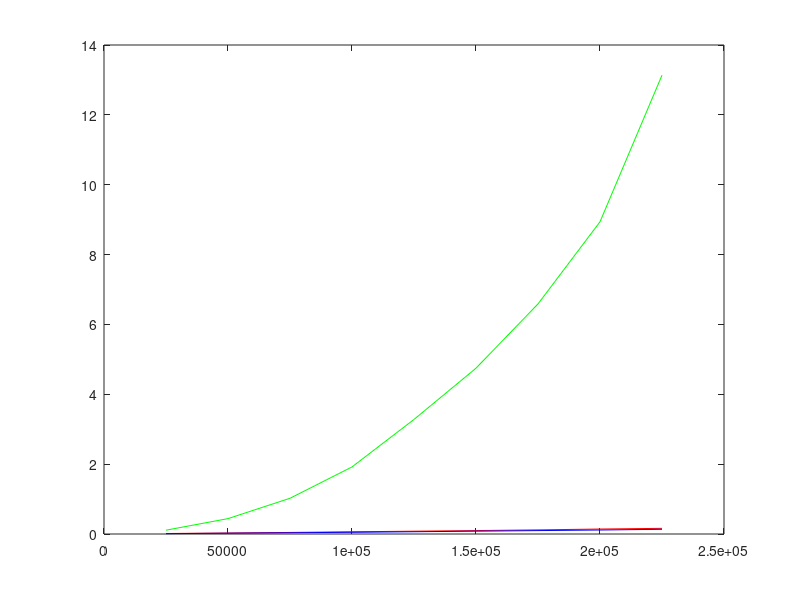

This figure's MATLAB source:
x = [25000,50000,75000,100000,125000,150000,175000,200000,225000];
quicky=[0.014021,0.028695,0.044839,0.063736,0.080367,0.098646,0.11794,0.142332,0.162073];
quickintroy=[0.009773,0.022804,0.035702,0.049143,0.064697,0.080815,0.097652,.114028,0.134852];
selectiony=[0.109438,0.440357,1.02305,1.92011,3.27959,4.74673,6.5865,8.93835,13.1346];
plot(x,quicky,'r')
hold on
plot(x,quickintroy,'b')
hold on
plot(x,selectiony,'g')